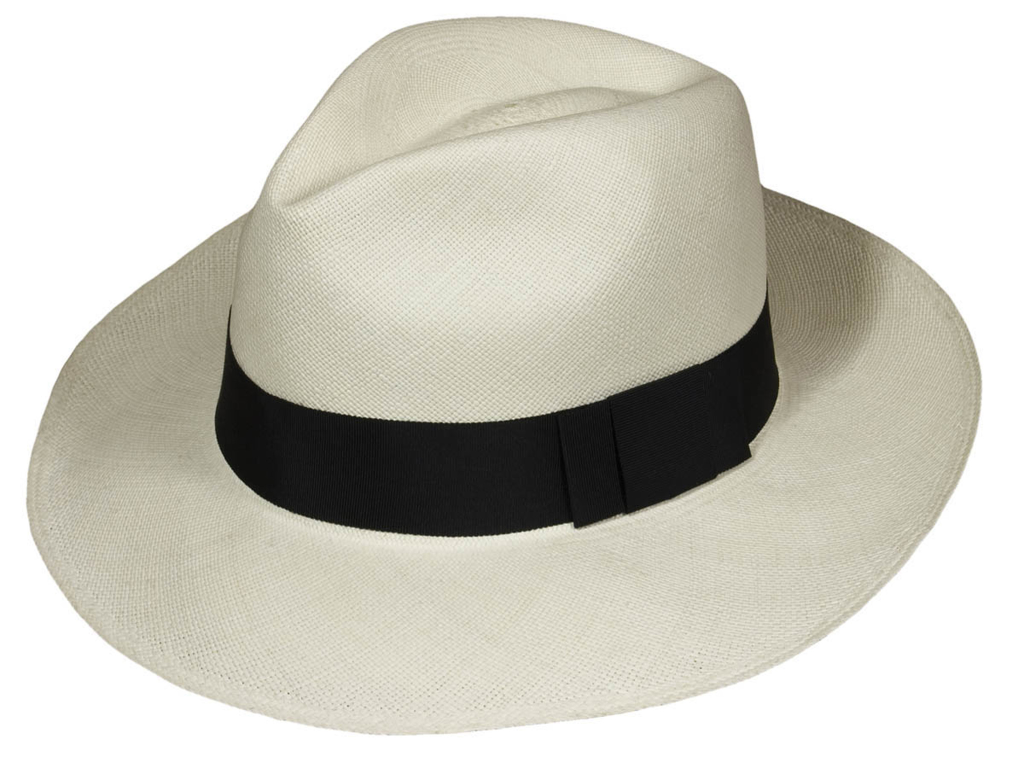
%> input picture lab1/images/fedora.jpg, 2048 x 1536 px (shown at 1/2 size)
$ octave --eval "exercise15('images/fedora.jpg');"   (GNU Octave 9; MATLAB toolbox functions it lacks are replaced by stand-ins)
%> lines starting %> are read from the running program, lines starting %| are printed output that depends on the picture
%
% Exercise 15
%
% It is time to make a small computer program, to learn to automate things
% and loop over an image. Make a script-file with the extension .m, e.g.
% by the command edit myscript.m in Matlab. Run your program on some image
% that you have downloaded from the internet.
%
% • Load the image.
% • Convert the image to grayscale using e.g. rgb2gray.
% • Resize and/or crop your image to 128 × 128 pixel size, without
%   changing the aspect ratio of the image.
% • Loop (!) over the image using a 5×5 pixel window. For each such
%   window, compute the average pixel value and store the result in a
%   new image. Treat borders in some controlled way and make sure the
%   result has the same size in pixels as the original image. You will
%   need at least two nested for-loops, to scan rows and columns in
%   your image.
% • Subtract the original image from your new filtered image.
% • Present the original, filtered and subtracted images in a figure,
%   using e.g. subplot

function exercise15(image)
%> called with image = 'images/fedora.jpg'

SIZE = 128; % size of the final image
W = 5;      % size of the pixel window

I = imread(image);          % read (RGB) image data
%> I is the input picture: size 1536x2048x3 uint8; mean R, G, B 205.7, 203.6, 194.1
I = rgb2gray(I);            % convert to grayscale
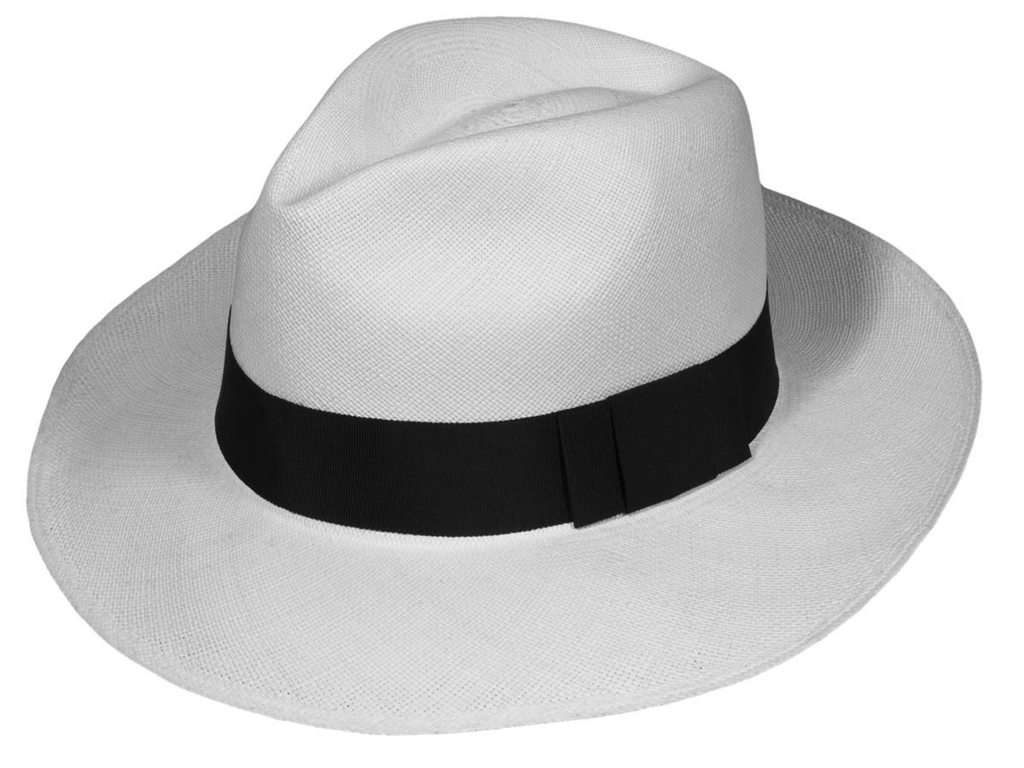
%> I: size 1536x2048 uint8 (shown at 1/2 size); min 0, max 255, mean 203.1
I = double(I);              % convert to floating point type to avoid overflows and roundings
%> I: size 1536x2048 double
s = size(I);                % get size of the image
%> s = [1536 2048]
r = SIZE / min(s);          % ratio to scale image (minimum edge = SIZE)
%> r = 0.0833
I = imresize(I, r*s);       % resize
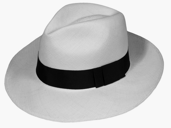
%> I: size 128x171 double; min 10.29, max 261.8, mean 203.1; drawn with min black and max white
I = I(1:SIZE, 1:SIZE);      % crop to SIZE x SIZE if needed
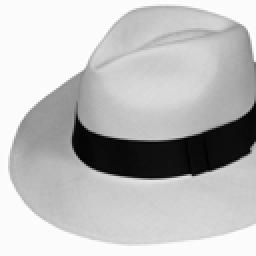
%> I: size 128x128 double (shown 2 times larger); min 10.29, max 258.8, mean 195.7; drawn with min black and max white
s = size(I);                % update size after resizing
%> s = [128 128]
T = zeros(size(I));         % initialise transformed image

% zero padding around the image
d = floor(W/2);
I_pad = zeros(size(I) + 2*d);
I_pad((1:s(1))+d,(1:s(2))+d) = I;
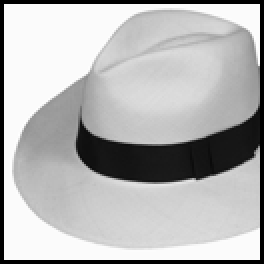
%> I_pad: size 132x132 double (shown 2 times larger); min 0, max 258.8, mean 184; drawn with min black and max white

% iterate over pixels
for i = 1:s(1)
    for j = 1:s(2)
        % assign to each pixel the average intensity over the window
        T(i,j) = mean(mean(I_pad( i : i+W-1 , j : j+W-1 )));
    end
end
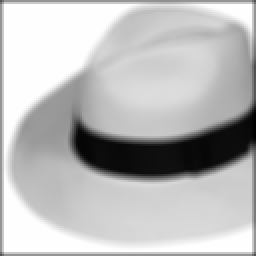
%> T: size 128x128 double (shown 2 times larger); min 11.14, max 255.3, mean 191.3; drawn with min black and max white
%> `exercise15('images/fedora.jpg');`:
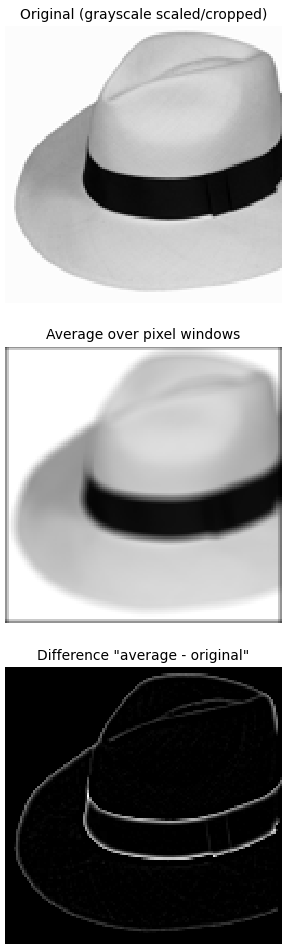
%> figure redrawn from the program's plot data, 3 panels

% plot

figure;
subplot(3,1,1);
imagesc(I);
title('Original (grayscale scaled/cropped)');
axis image; axis off;

subplot(3,1,2);
imagesc(T);
title('Average over pixel windows');
axis image; axis off;

subplot(3,1,3);
imagesc(uint8(T - I));
title('Difference "average - original"');
axis image; axis off;

colormap gray;
